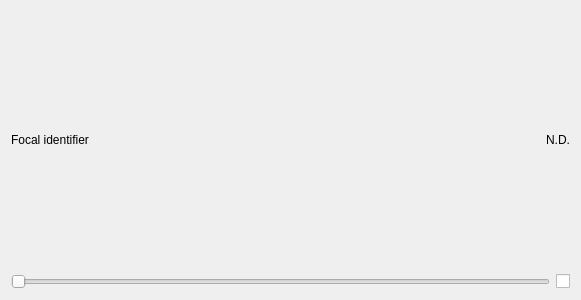
<?xml version="1.0" encoding="UTF-8"?>
<ui version="4.0">
 <class>FocalTestModule</class>
 <widget class="QWidget" name="FocalTestModule">
  <property name="geometry">
   <rect>
    <x>0</x>
    <y>0</y>
    <width>581</width>
    <height>300</height>
   </rect>
  </property>
  <property name="windowTitle">
   <string>Form</string>
  </property>
  <layout class="QGridLayout" name="gridLayout" columnstretch="1,1,0">
   <item row="0" column="0">
    <widget class="QLabel" name="focalName">
     <property name="text">
      <string>Focal identifier</string>
     </property>
    </widget>
   </item>
   <item row="1" column="2">
    <widget class="QCheckBox" name="chkEnable">
     <property name="text">
      <string/>
     </property>
    </widget>
   </item>
   <item row="1" column="0" colspan="2">
    <widget class="QSlider" name="slider">
     <property name="maximum">
      <number>4095</number>
     </property>
     <property name="orientation">
      <enum>Qt::Orientation::Horizontal</enum>
     </property>
    </widget>
   </item>
   <item row="0" column="1" colspan="2">
    <widget class="QLabel" name="focalValue">
     <property name="text">
      <string>N.D.</string>
     </property>
     <property name="alignment">
      <set>Qt::AlignmentFlag::AlignRight|Qt::AlignmentFlag::AlignTrailing|Qt::AlignmentFlag::AlignVCenter</set>
     </property>
    </widget>
   </item>
  </layout>
 </widget>
 <resources/>
 <connections/>
</ui>
